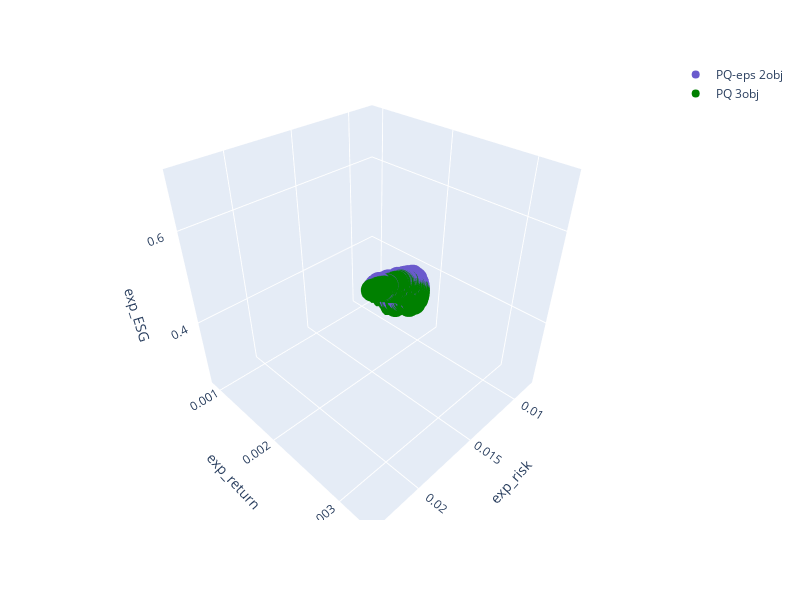

Source (notebook cell):
### Code cell
pdF_best_3d_smsemoa =get_plot_best_opt_3d( pdF_best_eps_smsemoa, esg_smsemoa)
print(pdF_best_3d_smsemoa.shape)
plot_projection_ESG( pdF_best_smsemoa, pdF_best_3d_smsemoa)

### Figure 1 — Plotly figure (JSON) as saved in the notebook; plotly's stock layout.template omitted (floating-point values rounded to 4 significant figures; data arrays with more than 128 entries replaced by an {"elided": "..."} marker saying what was removed)
{"data": [{"hovertemplate": "=PQ-eps 2obj<br>exp_risk=%{x}<br>exp_return=%{y}<br>exp_ESG=%{z}<extra></extra>", "legendgroup": "PQ-eps 2obj", "marker": {"color": "slateblue", "symbol": "circle"}, "mode": "markers", "name": "PQ-eps 2obj", "scene": "scene", "showlegend": true, "type": "scatter3d", "x": {"elided": "3889 float values"}, "y": {"elided": "3889 float values"}, "z": {"elided": "3889 float values"}}, {"hovertemplate": "=PQ 3obj<br>exp_risk=%{x}<br>exp_return=%{y}<br>exp_ESG=%{z}<extra></extra>", "legendgroup": "PQ 3obj", "marker": {"color": "green", "symbol": "circle"}, "mode": "markers", "name": "PQ 3obj", "scene": "scene", "showlegend": true, "type": "scatter3d", "x": {"elided": "2763 float values"}, "y": {"elided": "2763 float values"}, "z": {"elided": "2763 float values"}}], "layout": {"height": 600, "legend": {"title": {"text": ""}, "tracegroupgap": 0}, "margin": {"t": 60}, "scene": {"domain": {"x": [0, 1], "y": [0, 1]}, "xaxis": {"title": {"text": "exp_risk"}}, "yaxis": {"title": {"text": "exp_return"}}, "zaxis": {"title": {"text": "exp_ESG"}}}, "width": 800}}
